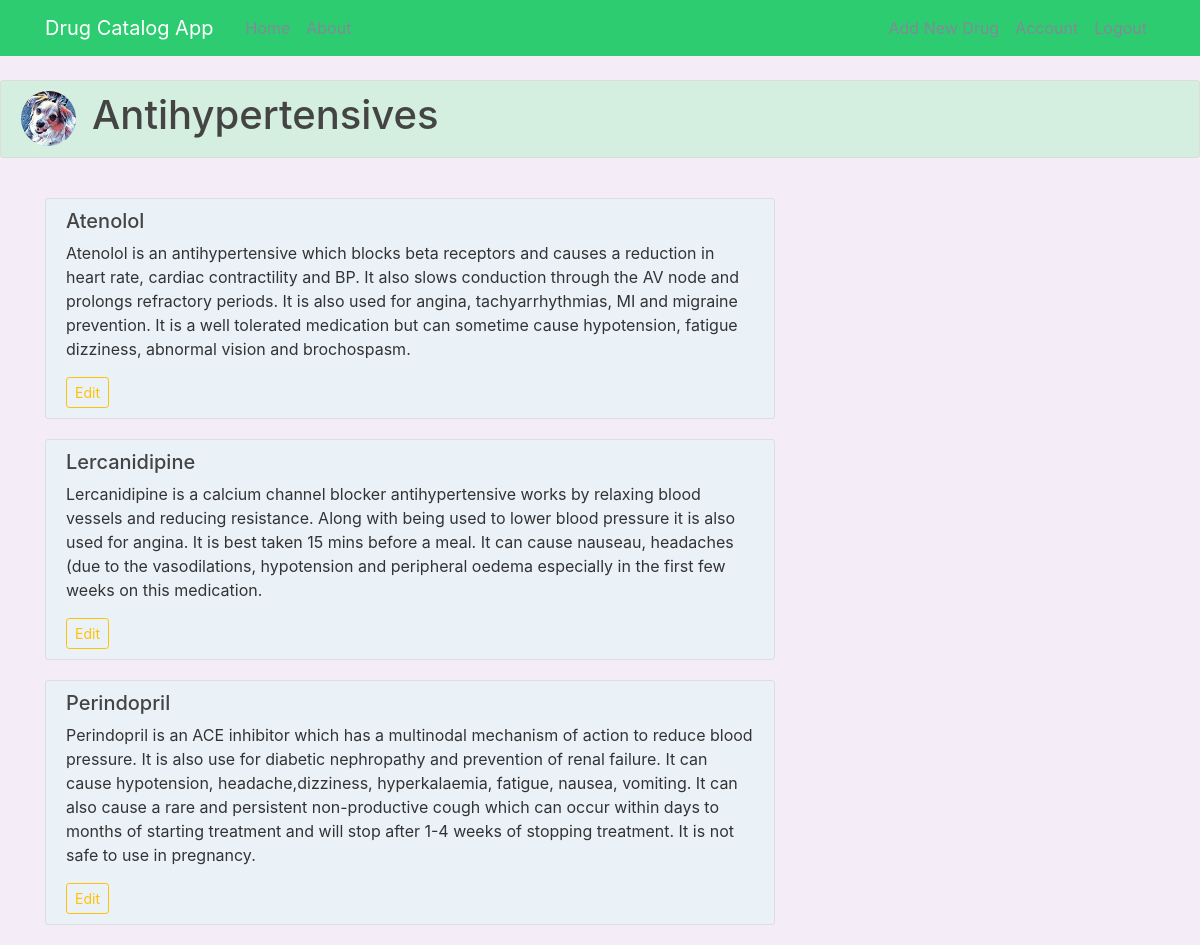
Page /Antihypertensives (signed in) on the committed database.
### database_setup.py (models this page shows, shortened)
class Drug(Base):
    __tablename__ = 'drug'
    name = Column(String(80), nullable=False, primary_key=True)
    drug_class_name = Column(String(80), ForeignKey('drug_class.name'))
    drug_class = relationship(DrugClass)
    user_id = Column(Integer, ForeignKey('user.id'))
    user = relationship(User)
    information = Column(String, nullable=True)

### app.py (the view)
@app.route("/<drug_class>")
@login_required
def show_drugs(drug_class):
    drug_classes = session.query(DrugClass).filter_by(name=drug_class)
    drugs = session.query(Drug).filter_by(drug_class_name=drug_class)
    image_file = url_for('static', filename='profile_pics/' + current_user.image_file)
    return render_template('drugs.html', image_file=image_file, drug_class=drug_class,
                           drugs=drugs, drugclasses=drug_classes)

### app.py (called while the page is built)
@login_manager.user_loader
def load_user(id):
    return session.query(User).get(int(id))

### templates/drugs.html
{% extends "layout.html" %}
{% block content %}
<div class="content-section">
    <div class="media">
        <img class="rounded-circle article-img align-self-right mr-3" src="{{ image_file }}">
            <div class="media-body">
                <h1 class="drugclass-heading">{{drug_class}}
                </h1>
            </div>
    </div>
</div>
{% include "flash.html" %}
{% for drug in drugs %}
<main role="main" class="container">
  <div class="row">
    <div class="col-md-8">
        <div class="drugs">
            <h5>{{drug.name}}</h5>
            <div>
                <p>
                {{drug.information}}
                </p>
            </div>
            <a href="{{ url_for('edit_drug', drug = drug.name, drug_class = drug_class) }}" class="btn btn-outline-warning btn-sm" role="button">Edit</a>
            <br>
        </div>
    </div>
  </div>
</main>
{% endfor %}
{% endblock content %}

### static/main.css (style rules this page uses)
html { background-color: #F4ECF7; }
body { background-color: #F4ECF7; color: #333333; margin-top: 5rem; }
h1, h2, h3, h4, h5, h6 { color: #444444; }
.content-section { background-color: #D4EFDF; padding: 10px 20px; border: 1px solid #dddddd; border-radius: 3px; margin-bottom: 20px; }
.drugs { background-color: #EAF2F8; padding: 10px 20px; border: 1px solid #dddddd; border-radius: 3px; margin-bottom: 20px; }
.article-img { height: 55px; width: 55px; margin-right: 16px; }
.drugclass-heading { font-size: 2.5rem; }

### rows in the picture
Drug: name "Atenolol", information "Atenolol is an antihypertensive which blocks beta receptors and causes a reduction in heart rate, cardiac contractility and BP. It also slows conduction through the AV node and prolongs refractory periods. It is also used for angina, tachyarrhythmias, MI and migraine prevention. It is a well tolerated medication but can sometime cause hypotension, fatigue dizziness, abnormal vision and brochospasm."
Drug: name "Lercanidipine", information "Lercanidipine is a calcium channel blocker antihypertensive works by relaxing blood vessels and reducing resistance. Along with being used to lower blood pressure it is also used for angina. It is best taken 15 mins before a meal. It can cause nauseau, headaches (due to the vasodilations, hypotension and peripheral oedema especially in the first few weeks on this medication."
Drug: name "Perindopril", information "Perindopril is an ACE inhibitor which has a multinodal mechanism of action to reduce blood pressure. It is also use for diabetic nephropathy and prevention of renal failure. It can cause hypotension, headache,dizziness, hyperkalaemia, fatigue, nausea, vomiting. It can also cause a rare and persistent non-productive cough which can occur within days to months of starting treatment and will stop after 1-4 weeks of stopping treatment. It is not safe to use in pregnancy."

### other values in the picture
{{ drug_class }} "Antihypertensives"
